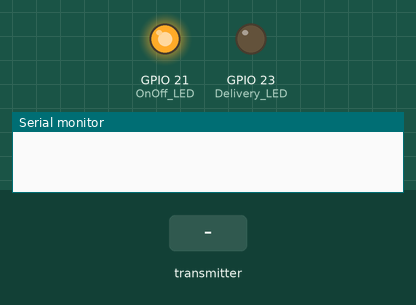
Bench run of a sketch on a simulated ESP32. Parts: output pins drawn as LEDs (lit = HIGH), the last lines printed to the serial monitor. Inputs (shaded band) come from the test bench.

Above: at 0.1 s.
At 1.2 s:
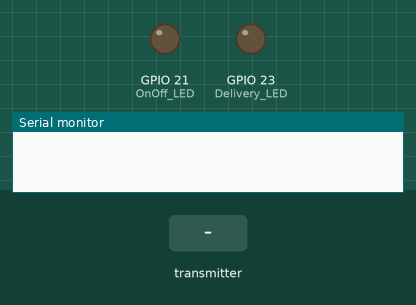
1.3 s: the transmitter starts sending incomingReadings = 0
At 1.9 s:
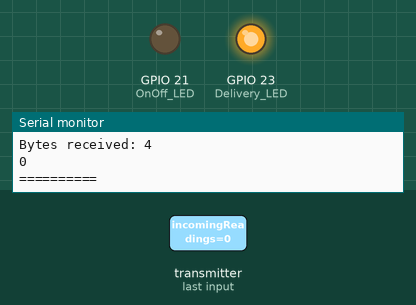
Timing chart, 0 to 10.3 s (numbered marks = the images above; inputs shaded):
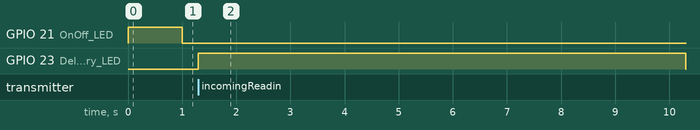

The sketch:

red_sketch.ino
```cpp
// Red ESP is a receiver

#include "esp_now.h"
#include "WiFi.h"

// Pin Setup
int OnOff_LED = 21;
int Delivery_LED = 23;

// Sensor Variable
int incomingReadings;
int incomingLightValue;

// Communication Setup
uint8_t selfAddress[] = {0x58, 0xBF, 0x25, 0x82, 0x7C, 0x88};
uint8_t broadcastAddress[] = {0x84, 0xCC, 0xA8, 0x6B, 0xE3, 0x48};
esp_now_peer_info_t peerInfo;

void OnDataRecv(const uint8_t *mac, const uint8_t *incomingData, int len) {
  Serial.print("\n==========\nLast Packet Sent Status:\n");
  memcpy(&incomingReadings, incomingData, sizeof(incomingReadings));
  Serial.print("Bytes received: ");
  Serial.println(len);

  incomingLightValue = incomingReadings;
  Serial.println(incomingLightValue);
  Serial.print("\n==========\n");

  digitalWrite(Delivery_LED, HIGH);
  delay(1000);
  digitalWrite(Delivery_LED, LOW);
}

void setup()
{
  pinMode(OnOff_LED, OUTPUT);
  pinMode(Delivery_LED, OUTPUT);
  digitalWrite(OnOff_LED, LOW);
  digitalWrite(Delivery_LED, LOW);
  // Init Serial Monitor
  Serial.begin(115200);

  // Set WiFi Station Mode
  WiFi.mode(WIFI_STA);

  // Init ESP_NOW
  if (esp_now_init() != ESP_OK) {
    Serial.println("ERROR: Initializing ESP-NOW Failed...");
    return;
  }

  // Register Peer
  memcpy(peerInfo.peer_addr, broadcastAddress, 6);
  peerInfo.channel = 0;
  peerInfo.encrypt = false;

  if (esp_now_add_peer(&peerInfo) != ESP_OK) {
    Serial.println("ERROR: Failed to add peer");
    return;
  }

  // Callback function when receive a message
  esp_now_register_recv_cb(OnDataRecv);

}

void loop()
{
  digitalWrite(OnOff_LED, HIGH);
  delay(1000);
  digitalWrite(OnOff_LED, LOW);
  delay(1000);
}
```

Measured:
- after the input at 1.3 s, GPIO 21 (OnOff_LED): stops changing and stays LOW; GPIO 23 (Delivery_LED): LOW → HIGH at once
